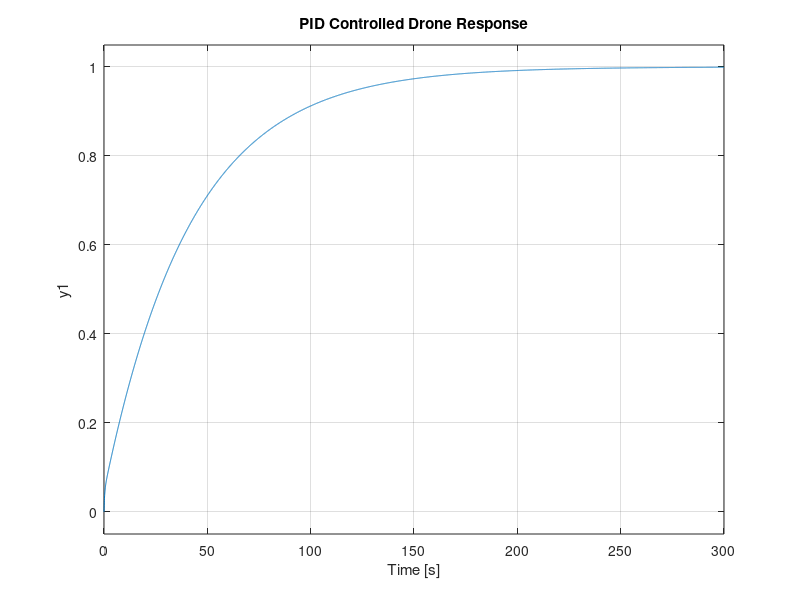

Here is the MATLAB script that generated this plot:
kp = 1.2;
ki = 0.5;
kd = 0.2;

sys = tf([1], [1 10 20]);

controller = pid(kp, ki, kd);

closed_loop = feedback(controller * sys, 1);

step(closed_loop)

title('PID Controlled Drone Response')
